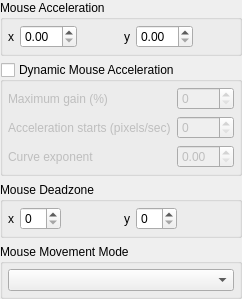
              <widget class="QWidget" name="mouse_page">
               <layout class="QVBoxLayout" name="mouse_page_layout">
                <property name="leftMargin">
                 <number>0</number>
                </property>
                <property name="topMargin">
                 <number>0</number>
                </property>
                <property name="rightMargin">
                 <number>0</number>
                </property>
                <property name="bottomMargin">
                 <number>0</number>
                </property>
                <item>
                 <widget class="QGroupBox" name="gb_mouse_accel">
                  <property name="title">
                   <string>Mouse Acceleration</string>
                  </property>
                  <layout class="QHBoxLayout" name="gb_mouse_accel_layout">
                   <property name="leftMargin">
                    <number>5</number>
                   </property>
                   <property name="topMargin">
                    <number>5</number>
                   </property>
                   <property name="rightMargin">
                    <number>5</number>
                   </property>
                   <property name="bottomMargin">
                    <number>5</number>
                   </property>
                   <item>
                    <widget class="QLabel" name="mouse_accel_x_label">
                     <property name="text">
                      <string>x</string>
                     </property>
                    </widget>
                   </item>
                   <item>
                    <widget class="QDoubleSpinBox" name="mouse_accel_x">
                     <property name="singleStep">
                      <double>0.100000000000000</double>
                     </property>
                    </widget>
                   </item>
                   <item>
                    <spacer name="mouse_accel_x_spacer">
                     <property name="orientation">
                      <enum>Qt::Orientation::Horizontal</enum>
                     </property>
                     <property name="sizeType">
                      <enum>QSizePolicy::Policy::MinimumExpanding</enum>
                     </property>
                     <property name="sizeHint" stdset="0">
                      <size>
                       <width>0</width>
                       <height>0</height>
                      </size>
                     </property>
                    </spacer>
                   </item>
                   <item>
                    <widget class="QLabel" name="mouse_accel_y_label">
                     <property name="text">
                      <string>y</string>
                     </property>
                    </widget>
                   </item>
                   <item>
                    <widget class="QDoubleSpinBox" name="mouse_accel_y">
                     <property name="singleStep">
                      <double>0.100000000000000</double>
                     </property>
                    </widget>
                   </item>
                   <item>
                    <spacer name="mouse_accel_y_spacer">
                     <property name="orientation">
                      <enum>Qt::Orientation::Horizontal</enum>
                     </property>
                     <property name="sizeType">
                      <enum>QSizePolicy::Policy::MinimumExpanding</enum>
                     </property>
                     <property name="sizeHint" stdset="0">
                      <size>
                       <width>0</width>
                       <height>0</height>
                      </size>
                     </property>
                    </spacer>
                   </item>
                  </layout>
                 </widget>
                </item>
                <item>
                 <widget class="QGroupBox" name="gb_mouse_dynamic_accel">
                  <property name="title">
                   <string>Dynamic Mouse Acceleration</string>
                  </property>
                  <property name="checkable">
                   <bool>true</bool>
                  </property>
                  <property name="checked">
                   <bool>false</bool>
                  </property>
                  <layout class="QFormLayout" name="gb_mouse_dynamic_accel_layout">
                   <property name="leftMargin">
                    <number>5</number>
                   </property>
                   <property name="topMargin">
                    <number>5</number>
                   </property>
                   <property name="rightMargin">
                    <number>5</number>
                   </property>
                   <property name="bottomMargin">
                    <number>5</number>
                   </property>
                   <item row="0" column="0">
                    <widget class="QLabel" name="mouse_dynamic_max_gain_label">
                     <property name="text">
                      <string>Maximum gain (%)</string>
                     </property>
                    </widget>
                   </item>
                   <item row="0" column="1">
                    <widget class="QSpinBox" name="mouse_dynamic_max_gain"/>
                   </item>
                   <item row="1" column="0">
                    <widget class="QLabel" name="mouse_dynamic_start_speed_label">
                     <property name="text">
                      <string>Acceleration starts (pixels/sec)</string>
                     </property>
                    </widget>
                   </item>
                   <item row="1" column="1">
                    <widget class="QSpinBox" name="mouse_dynamic_start_speed"/>
                   </item>
                   <item row="2" column="0">
                    <widget class="QLabel" name="mouse_dynamic_curve_label">
                     <property name="text">
                      <string>Curve exponent</string>
                     </property>
                    </widget>
                   </item>
                   <item row="2" column="1">
                    <widget class="QDoubleSpinBox" name="mouse_dynamic_curve">
                     <property name="decimals">
                      <number>2</number>
                     </property>
                     <property name="singleStep">
                      <double>0.250000000000000</double>
                     </property>
                    </widget>
                   </item>
                  </layout>
                 </widget>
                </item>
                <item>
                 <widget class="QGroupBox" name="gb_mouse_dz">
                  <property name="title">
                   <string>Mouse Deadzone</string>
                  </property>
                  <layout class="QHBoxLayout" name="gb_mouse_dz_layout">
                   <property name="leftMargin">
                    <number>5</number>
                   </property>
                   <property name="topMargin">
                    <number>5</number>
                   </property>
                   <property name="rightMargin">
                    <number>5</number>
                   </property>
                   <property name="bottomMargin">
                    <number>5</number>
                   </property>
                   <item>
                    <widget class="QLabel" name="mouse_dz_x_label">
                     <property name="text">
                      <string>x</string>
                     </property>
                    </widget>
                   </item>
                   <item>
                    <widget class="QSpinBox" name="mouse_dz_x"/>
                   </item>
                   <item>
                    <spacer name="mouse_dz_x_spacer">
                     <property name="orientation">
                      <enum>Qt::Orientation::Horizontal</enum>
                     </property>
                     <property name="sizeType">
                      <enum>QSizePolicy::Policy::MinimumExpanding</enum>
                     </property>
                     <property name="sizeHint" stdset="0">
                      <size>
                       <width>0</width>
                       <height>0</height>
                      </size>
                     </property>
                    </spacer>
                   </item>
                   <item>
                    <widget class="QLabel" name="mouse_dz_y_label">
                     <property name="text">
                      <string>y</string>
                     </property>
                    </widget>
                   </item>
                   <item>
                    <widget class="QSpinBox" name="mouse_dz_y"/>
                   </item>
                   <item>
                    <spacer name="mouse_dz_y_spacer">
                     <property name="orientation">
                      <enum>Qt::Orientation::Horizontal</enum>
                     </property>
                     <property name="sizeType">
                      <enum>QSizePolicy::Policy::MinimumExpanding</enum>
                     </property>
                     <property name="sizeHint" stdset="0">
                      <size>
                       <width>0</width>
                       <height>0</height>
                      </size>
                     </property>
                    </spacer>
                   </item>
                  </layout>
                 </widget>
                </item>
                <item>
                 <widget class="QGroupBox" name="gb_mouse_movement">
                  <property name="title">
                   <string>Mouse Movement Mode</string>
                  </property>
                  <layout class="QVBoxLayout" name="gb_mouse_movement_layout">
                   <property name="leftMargin">
                    <number>5</number>
                   </property>
                   <property name="topMargin">
                    <number>5</number>
                   </property>
                   <property name="rightMargin">
                    <number>5</number>
                   </property>
                   <property name="bottomMargin">
                    <number>5</number>
                   </property>
                   <item>
                    <widget class="QComboBox" name="mouse_movement"/>
                   </item>
                  </layout>
                 </widget>
                </item>
                <item>
                 <spacer name="mouse_page_spacer">
                  <property name="orientation">
                   <enum>Qt::Orientation::Vertical</enum>
                  </property>
                  <property name="sizeType">
                   <enum>QSizePolicy::Policy::MinimumExpanding</enum>
                  </property>
                  <property name="sizeHint" stdset="0">
                   <size>
                    <width>0</width>
                    <height>0</height>
                   </size>
                  </property>
                 </spacer>
                </item>
               </layout>
              </widget>
